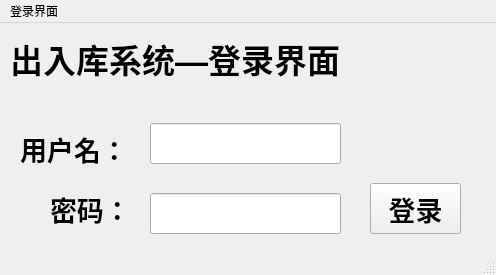
<?xml version="1.0" encoding="UTF-8"?>
<ui version="4.0">
 <class>MainWindow</class>
 <widget class="QMainWindow" name="MainWindow">
  <property name="geometry">
   <rect>
    <x>0</x>
    <y>0</y>
    <width>496</width>
    <height>275</height>
   </rect>
  </property>
  <property name="windowTitle">
   <string>MainWindow</string>
  </property>
  <widget class="QWidget" name="centralwidget">
   <widget class="QLabel" name="label">
    <property name="geometry">
     <rect>
      <x>10</x>
      <y>0</y>
      <width>581</width>
      <height>71</height>
     </rect>
    </property>
    <property name="font">
     <font>
      <pointsize>25</pointsize>
      <weight>75</weight>
      <bold>true</bold>
     </font>
    </property>
    <property name="text">
     <string>出入库系统—登录界面</string>
    </property>
   </widget>
   <widget class="QLineEdit" name="lineEdit1">
    <property name="geometry">
     <rect>
      <x>150</x>
      <y>100</y>
      <width>191</width>
      <height>41</height>
     </rect>
    </property>
   </widget>
   <widget class="QLineEdit" name="lineEdit2">
    <property name="geometry">
     <rect>
      <x>150</x>
      <y>170</y>
      <width>191</width>
      <height>41</height>
     </rect>
    </property>
   </widget>
   <widget class="QLabel" name="label_2">
    <property name="geometry">
     <rect>
      <x>20</x>
      <y>110</y>
      <width>121</width>
      <height>31</height>
     </rect>
    </property>
    <property name="font">
     <font>
      <pointsize>20</pointsize>
      <weight>75</weight>
      <bold>true</bold>
     </font>
    </property>
    <property name="text">
     <string>用户名：</string>
    </property>
   </widget>
   <widget class="QLabel" name="label_3">
    <property name="geometry">
     <rect>
      <x>50</x>
      <y>170</y>
      <width>81</width>
      <height>31</height>
     </rect>
    </property>
    <property name="font">
     <font>
      <pointsize>20</pointsize>
      <weight>75</weight>
      <bold>true</bold>
     </font>
    </property>
    <property name="text">
     <string>密码：</string>
    </property>
   </widget>
   <widget class="QPushButton" name="pushButton">
    <property name="geometry">
     <rect>
      <x>370</x>
      <y>160</y>
      <width>91</width>
      <height>51</height>
     </rect>
    </property>
    <property name="font">
     <font>
      <pointsize>20</pointsize>
      <weight>75</weight>
      <bold>true</bold>
     </font>
    </property>
    <property name="text">
     <string>登录</string>
    </property>
   </widget>
  </widget>
  <widget class="QMenuBar" name="menubar">
   <property name="geometry">
    <rect>
     <x>0</x>
     <y>0</y>
     <width>496</width>
     <height>26</height>
    </rect>
   </property>
   <widget class="QMenu" name="menu">
    <property name="title">
     <string>登录界面</string>
    </property>
   </widget>
   <addaction name="menu"/>
  </widget>
  <widget class="QStatusBar" name="statusbar"/>
 </widget>
 <resources/>
 <connections/>
</ui>
